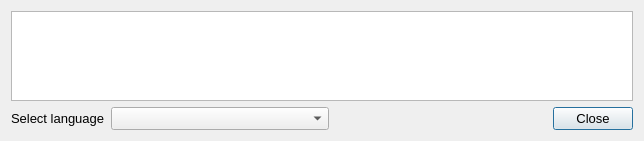
<?xml version="1.0" encoding="UTF-8"?>
<ui version="4.0">
 <class>MnemonicSeedDialog</class>
 <widget class="QDialog" name="MnemonicSeedDialog">
  <property name="geometry">
   <rect>
    <x>0</x>
    <y>0</y>
    <width>644</width>
    <height>141</height>
   </rect>
  </property>
  <property name="minimumSize">
   <size>
    <width>600</width>
    <height>140</height>
   </size>
  </property>
  <property name="maximumSize">
   <size>
    <width>16777215</width>
    <height>16777215</height>
   </size>
  </property>
  <property name="font">
   <font>
    <pointsize>10</pointsize>
    <weight>75</weight>
    <bold>true</bold>
   </font>
  </property>
  <property name="windowTitle">
   <string>Mnemonic seed</string>
  </property>
  <property name="windowIcon">
   <iconset resource="../../resources.qrc">
    <normaloff>:/images/cryptonote</normaloff>:/images/cryptonote</iconset>
  </property>
  <layout class="QVBoxLayout" name="verticalLayout">
   <item>
    <widget class="QTextEdit" name="m_mnemonicSeedEdit">
     <property name="minimumSize">
      <size>
       <width>0</width>
       <height>80</height>
      </size>
     </property>
     <property name="font">
      <font>
       <pointsize>12</pointsize>
      </font>
     </property>
     <property name="styleSheet">
      <string notr="true">font-size: 12pt;</string>
     </property>
     <property name="readOnly">
      <bool>true</bool>
     </property>
    </widget>
   </item>
   <item>
    <layout class="QHBoxLayout" name="horizontalLayout">
     <item>
      <widget class="QLabel" name="m_languageLabel">
       <property name="font">
        <font>
         <weight>50</weight>
         <bold>false</bold>
        </font>
       </property>
       <property name="text">
        <string>Select language</string>
       </property>
      </widget>
     </item>
     <item>
      <widget class="QComboBox" name="m_languageCombo">
       <property name="sizePolicy">
        <sizepolicy hsizetype="Expanding" vsizetype="Fixed">
         <horstretch>0</horstretch>
         <verstretch>0</verstretch>
        </sizepolicy>
       </property>
       <property name="font">
        <font>
         <weight>50</weight>
         <bold>false</bold>
        </font>
       </property>
      </widget>
     </item>
     <item>
      <spacer name="horizontalSpacer">
       <property name="orientation">
        <enum>Qt::Horizontal</enum>
       </property>
       <property name="sizeHint" stdset="0">
        <size>
         <width>60</width>
         <height>20</height>
        </size>
       </property>
      </spacer>
     </item>
     <item>
      <widget class="QPushButton" name="ClosePushButton">
       <property name="font">
        <font>
         <weight>50</weight>
         <bold>false</bold>
        </font>
       </property>
       <property name="text">
        <string>Close</string>
       </property>
      </widget>
     </item>
    </layout>
   </item>
  </layout>
 </widget>
 <resources>
  <include location="../../resources.qrc"/>
 </resources>
 <connections>
  <connection>
   <sender>ClosePushButton</sender>
   <signal>clicked()</signal>
   <receiver>MnemonicSeedDialog</receiver>
   <slot>accept()</slot>
   <hints>
    <hint type="sourcelabel">
     <x>622</x>
     <y>274</y>
    </hint>
    <hint type="destinationlabel">
     <x>333</x>
     <y>149</y>
    </hint>
   </hints>
  </connection>
  <connection>
   <sender>m_languageCombo</sender>
   <signal>currentIndexChanged(QString)</signal>
   <receiver>MnemonicSeedDialog</receiver>
   <slot>languageChanged()</slot>
   <hints>
    <hint type="sourcelabel">
     <x>126</x>
     <y>170</y>
    </hint>
    <hint type="destinationlabel">
     <x>240</x>
     <y>119</y>
    </hint>
   </hints>
  </connection>
 </connections>
</ui>
